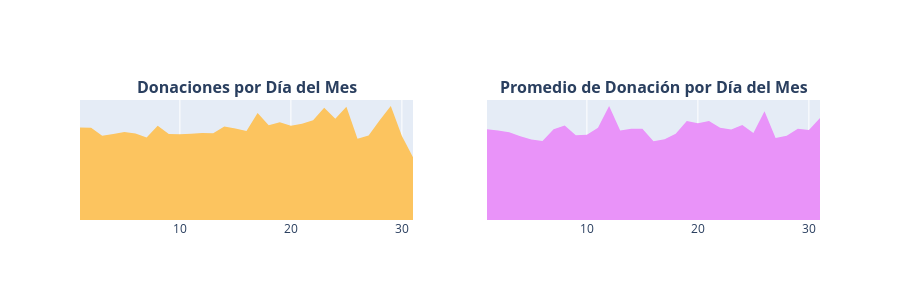

Here is the notebook cell this chart was saved with:
### Markdown cell above
> - Desde el año **2012**, el número de donaciones en DonorsChoose ha aumentado de manera regular. Con aproximadamente **150 donaciones** recibidas en 2012, DonorsChoose recibió cerca de **1.1 Millón de donaciones** en el año **2017**.
> - El monto más alto recibido en 2017 fue de **USD 31,856**, el cual fue recibido de un donante de **Lafayette, Colorado**. Esta donación fue recibida el **2 de marzo de 2017**.
> - En el mismo año, un número gigantesco de donaciones fue recibido de un donante de **Manhattan Beach, California**, quien realizó **13,751 donaciones**.
> - El monto promedio de donación recibido por año es cercano a **USD 60**, mientras que fue más alto en el año inicial, es decir, **2012**, igual a **USD 166**.

### Donaciones por Mes

- *3.4.3* Número de Donaciones por Mes
- *3.4.4* Promedio de Donaciones por Mes

### Code cell
import plotly.graph_objs as go
from plotly import tools
from plotly.offline import iplot

# Agrupar donaciones por día del mes
t3 = donations_df.groupby(['Donation Day']).agg({
    'Donation Year': 'count', 
    'Donation Amount': 'mean'
}).reset_index().rename(columns={
    'Donation Year': 'Total Donations', 
    'Donation Amount': 'Average Amount'
})

x = t3['Donation Day']
y1 = t3['Total Donations']
y2 = t3['Average Amount']

trace1 = go.Scatter(
    x=x, 
    y=y1, 
    fill='tozeroy', 
    fillcolor='#fcc45f', 
    mode='none'
)
trace2 = go.Scatter(
    x=x, 
    y=y2, 
    fill='tozeroy', 
    fillcolor="#e993f9", 
    mode='none'
)

fig = tools.make_subplots(
    rows=1, 
    cols=2, 
    print_grid=False, 
    subplot_titles=[
        "<b>Donaciones por Día del Mes</b>", 
        "<b>Promedio de Donación por Día del Mes</b>"
    ]
)

fig.append_trace(trace1, 1, 1)
fig.append_trace(trace2, 1, 2)

# CORREGIDO: Eliminar autotick y usar propiedades válidas
fig['layout'].update(
    height=300, 
    showlegend=False, 
    yaxis=dict(
        showgrid=False,
        zeroline=False,
        showline=False,
        showticklabels=False,
        ticks=''
    ), 
    yaxis2=dict(
        showgrid=False,
        zeroline=False,
        showline=False,
        showticklabels=False,
        ticks=''
    )
)

iplot(fig)

### Figure 1 — Plotly figure (JSON) as saved in the notebook; plotly's stock layout.template omitted (floating-point values rounded to 4 significant figures)
{"data": [{"fill": "tozeroy", "fillcolor": "#fcc45f", "mode": "none", "type": "scatter", "x": [1, 2, 3, 4, 5, 6, 7, 8, 9, 10, 11, 12, 13, 14, 15, 16, 17, 18, 19, 20, 21, 22, 23, 24, 25, 26, 27, 28, 29, 30, 31], "xaxis": "x", "y": [1296, 1293, 1180, 1204, 1234, 1211, 1156, 1320, 1205, 1201, 1210, 1218, 1217, 1310, 1282, 1247, 1500, 1327, 1370, 1322, 1350, 1396, 1574, 1418, 1586, 1138, 1183, 1398, 1597, 1177, 880], "yaxis": "y"}, {"fill": "tozeroy", "fillcolor": "#e993f9", "mode": "none", "type": "scatter", "x": [1, 2, 3, 4, 5, 6, 7, 8, 9, 10, 11, 12, 13, 14, 15, 16, 17, 18, 19, 20, 21, 22, 23, 24, 25, 26, 27, 28, 29, 30, 31], "xaxis": "x2", "y": [61.67, 60.83, 59.7, 56.96, 54.76, 53.72, 61.69, 64.24, 57.63, 57.99, 62.71, 77.57, 60.92, 62.09, 62.08, 53.6, 54.96, 58.77, 67.28, 65.9, 67.34, 62.8, 61.53, 64.57, 59.24, 74.04, 55.72, 57.34, 62.1, 61.26, 69.41], "yaxis": "y2"}], "layout": {"annotations": [{"font": {"size": 16}, "showarrow": false, "text": "<b>Donaciones por Día del Mes</b>", "x": 0.225, "xanchor": "center", "xref": "paper", "y": 1, "yanchor": "bottom", "yref": "paper"}, {"font": {"size": 16}, "showarrow": false, "text": "<b>Promedio de Donación por Día del Mes</b>", "x": 0.775, "xanchor": "center", "xref": "paper", "y": 1, "yanchor": "bottom", "yref": "paper"}], "height": 300, "showlegend": false, "xaxis": {"anchor": "y", "domain": [0, 0.45]}, "xaxis2": {"anchor": "y2", "domain": [0.55, 1]}, "yaxis": {"anchor": "x", "domain": [0, 1], "showgrid": false, "showline": false, "showticklabels": false, "ticks": "", "zeroline": false}, "yaxis2": {"anchor": "x2", "domain": [0, 1], "showgrid": false, "showline": false, "showticklabels": false, "ticks": "", "zeroline": false}}}
